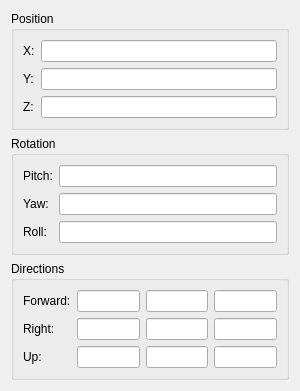
<?xml version="1.0" encoding="UTF-8"?>
<ui version="4.0">
 <class>ui::dockpanels::CameraInfo</class>
 <widget class="QWidget" name="ui::dockpanels::CameraInfo">
  <property name="geometry">
   <rect>
    <x>0</x>
    <y>0</y>
    <width>300</width>
    <height>351</height>
   </rect>
  </property>
  <property name="sizePolicy">
   <sizepolicy hsizetype="Preferred" vsizetype="Preferred">
    <horstretch>0</horstretch>
    <verstretch>0</verstretch>
   </sizepolicy>
  </property>
  <property name="windowTitle">
   <string>Form</string>
  </property>
  <layout class="QVBoxLayout" name="verticalLayout">
   <item>
    <widget class="QGroupBox" name="groupBox">
     <property name="title">
      <string>Position</string>
     </property>
     <layout class="QGridLayout" name="gridLayout">
      <item row="1" column="0">
       <widget class="QLabel" name="label_2">
        <property name="text">
         <string>Y:</string>
        </property>
       </widget>
      </item>
      <item row="0" column="2">
       <widget class="QLineEdit" name="PositionX">
        <property name="text">
         <string/>
        </property>
        <property name="alignment">
         <set>Qt::AlignRight|Qt::AlignTrailing|Qt::AlignVCenter</set>
        </property>
        <property name="readOnly">
         <bool>true</bool>
        </property>
       </widget>
      </item>
      <item row="0" column="0">
       <widget class="QLabel" name="label">
        <property name="text">
         <string>X:</string>
        </property>
       </widget>
      </item>
      <item row="2" column="0">
       <widget class="QLabel" name="label_3">
        <property name="text">
         <string>Z:</string>
        </property>
       </widget>
      </item>
      <item row="1" column="2">
       <widget class="QLineEdit" name="PositionY">
        <property name="text">
         <string/>
        </property>
        <property name="alignment">
         <set>Qt::AlignRight|Qt::AlignTrailing|Qt::AlignVCenter</set>
        </property>
        <property name="readOnly">
         <bool>true</bool>
        </property>
       </widget>
      </item>
      <item row="2" column="2">
       <widget class="QLineEdit" name="PositionZ">
        <property name="text">
         <string/>
        </property>
        <property name="alignment">
         <set>Qt::AlignRight|Qt::AlignTrailing|Qt::AlignVCenter</set>
        </property>
        <property name="readOnly">
         <bool>true</bool>
        </property>
       </widget>
      </item>
     </layout>
    </widget>
   </item>
   <item>
    <widget class="QGroupBox" name="groupBox_2">
     <property name="title">
      <string>Rotation</string>
     </property>
     <layout class="QGridLayout" name="gridLayout_2">
      <item row="0" column="0">
       <widget class="QLabel" name="label_4">
        <property name="text">
         <string>Pitch:</string>
        </property>
       </widget>
      </item>
      <item row="2" column="0">
       <widget class="QLabel" name="label_6">
        <property name="text">
         <string>Roll:</string>
        </property>
       </widget>
      </item>
      <item row="1" column="0">
       <widget class="QLabel" name="label_5">
        <property name="text">
         <string>Yaw:</string>
        </property>
       </widget>
      </item>
      <item row="0" column="1">
       <widget class="QLineEdit" name="RotationX">
        <property name="text">
         <string/>
        </property>
        <property name="alignment">
         <set>Qt::AlignRight|Qt::AlignTrailing|Qt::AlignVCenter</set>
        </property>
        <property name="readOnly">
         <bool>true</bool>
        </property>
       </widget>
      </item>
      <item row="1" column="1">
       <widget class="QLineEdit" name="RotationY">
        <property name="text">
         <string/>
        </property>
        <property name="alignment">
         <set>Qt::AlignRight|Qt::AlignTrailing|Qt::AlignVCenter</set>
        </property>
        <property name="readOnly">
         <bool>true</bool>
        </property>
       </widget>
      </item>
      <item row="2" column="1">
       <widget class="QLineEdit" name="RotationZ">
        <property name="text">
         <string/>
        </property>
        <property name="alignment">
         <set>Qt::AlignRight|Qt::AlignTrailing|Qt::AlignVCenter</set>
        </property>
        <property name="readOnly">
         <bool>true</bool>
        </property>
       </widget>
      </item>
     </layout>
    </widget>
   </item>
   <item>
    <widget class="QGroupBox" name="groupBox_3">
     <property name="title">
      <string>Directions</string>
     </property>
     <layout class="QGridLayout" name="gridLayout_3">
      <item row="2" column="0">
       <widget class="QLabel" name="label_9">
        <property name="text">
         <string>Up:</string>
        </property>
       </widget>
      </item>
      <item row="1" column="0">
       <widget class="QLabel" name="label_8">
        <property name="text">
         <string>Right:</string>
        </property>
       </widget>
      </item>
      <item row="0" column="1">
       <widget class="QLineEdit" name="ForwardX">
        <property name="alignment">
         <set>Qt::AlignRight|Qt::AlignTrailing|Qt::AlignVCenter</set>
        </property>
        <property name="readOnly">
         <bool>true</bool>
        </property>
       </widget>
      </item>
      <item row="0" column="2">
       <widget class="QLineEdit" name="ForwardY">
        <property name="alignment">
         <set>Qt::AlignRight|Qt::AlignTrailing|Qt::AlignVCenter</set>
        </property>
        <property name="readOnly">
         <bool>true</bool>
        </property>
       </widget>
      </item>
      <item row="0" column="0">
       <widget class="QLabel" name="label_7">
        <property name="text">
         <string>Forward:</string>
        </property>
       </widget>
      </item>
      <item row="0" column="3">
       <widget class="QLineEdit" name="ForwardZ">
        <property name="alignment">
         <set>Qt::AlignRight|Qt::AlignTrailing|Qt::AlignVCenter</set>
        </property>
        <property name="readOnly">
         <bool>true</bool>
        </property>
       </widget>
      </item>
      <item row="1" column="1">
       <widget class="QLineEdit" name="RightX">
        <property name="alignment">
         <set>Qt::AlignRight|Qt::AlignTrailing|Qt::AlignVCenter</set>
        </property>
        <property name="readOnly">
         <bool>true</bool>
        </property>
       </widget>
      </item>
      <item row="1" column="2">
       <widget class="QLineEdit" name="RightY">
        <property name="alignment">
         <set>Qt::AlignRight|Qt::AlignTrailing|Qt::AlignVCenter</set>
        </property>
        <property name="readOnly">
         <bool>true</bool>
        </property>
       </widget>
      </item>
      <item row="1" column="3">
       <widget class="QLineEdit" name="RightZ">
        <property name="alignment">
         <set>Qt::AlignRight|Qt::AlignTrailing|Qt::AlignVCenter</set>
        </property>
        <property name="readOnly">
         <bool>true</bool>
        </property>
       </widget>
      </item>
      <item row="2" column="1">
       <widget class="QLineEdit" name="UpX">
        <property name="alignment">
         <set>Qt::AlignRight|Qt::AlignTrailing|Qt::AlignVCenter</set>
        </property>
        <property name="readOnly">
         <bool>true</bool>
        </property>
       </widget>
      </item>
      <item row="2" column="2">
       <widget class="QLineEdit" name="UpY">
        <property name="alignment">
         <set>Qt::AlignRight|Qt::AlignTrailing|Qt::AlignVCenter</set>
        </property>
        <property name="readOnly">
         <bool>true</bool>
        </property>
       </widget>
      </item>
      <item row="2" column="3">
       <widget class="QLineEdit" name="UpZ">
        <property name="alignment">
         <set>Qt::AlignRight|Qt::AlignTrailing|Qt::AlignVCenter</set>
        </property>
        <property name="readOnly">
         <bool>true</bool>
        </property>
       </widget>
      </item>
     </layout>
    </widget>
   </item>
   <item>
    <spacer name="verticalSpacer">
     <property name="orientation">
      <enum>Qt::Vertical</enum>
     </property>
     <property name="sizeHint" stdset="0">
      <size>
       <width>0</width>
       <height>0</height>
      </size>
     </property>
    </spacer>
   </item>
  </layout>
 </widget>
 <resources/>
 <connections/>
</ui>
